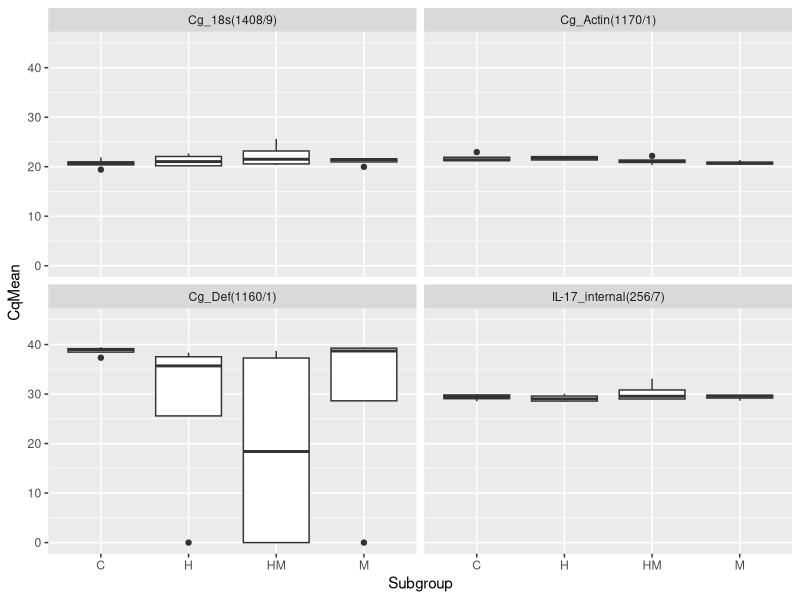
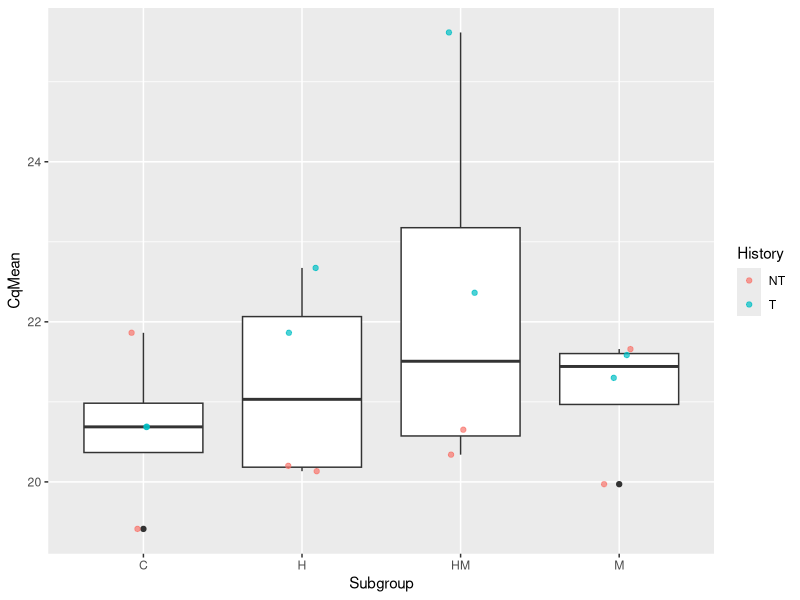
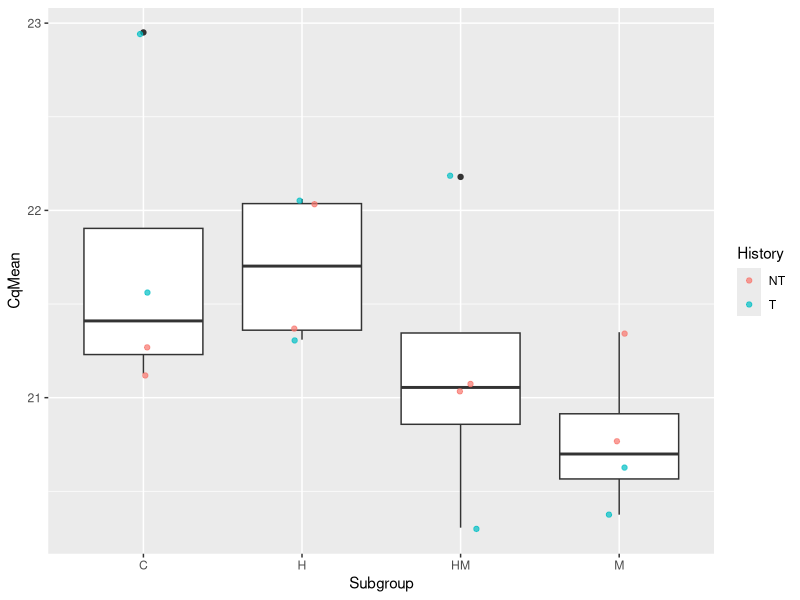
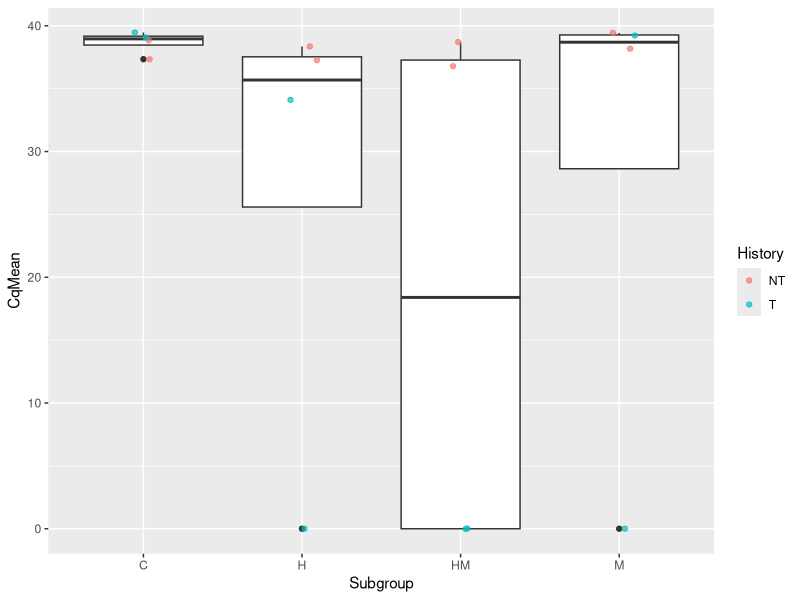
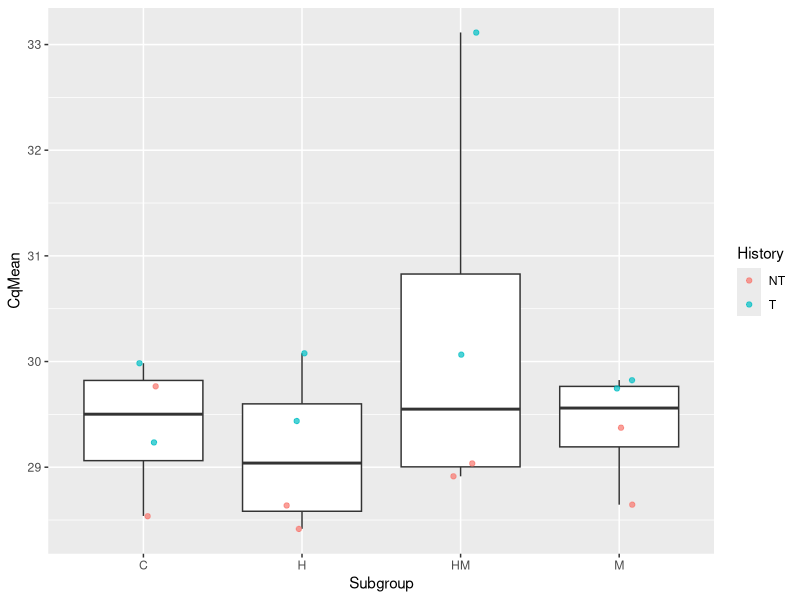

Reproduce these figures in R, in order.
## ---- chunk 1
library(tidyverse)

qpcrm <- read.csv("../data/qPCR-data-7-24-1.csv", header = TRUE)

## ---- chunk 2
ggplot(data = qpcrm, mapping = aes(x = Subgroup, y = CqMean)) +   geom_boxplot() +
  facet_wrap('Target') +
  coord_cartesian(ylim = c(0, 45))

## ---- chunk 3
qpcrm %>%
  filter(Target == "Cg_18s(1408/9)") %>%
ggplot(mapping = aes(x = Subgroup, y = CqMean)) + 
  geom_boxplot()  +
  geom_jitter(aes(color = History), width = 0.1, alpha = 0.7)
## ---- chunk 4
qpcrm %>%
  filter(Target == "Cg_Actin(1170/1)") %>%
ggplot(mapping = aes(x = Subgroup, y = CqMean)) + 
  geom_boxplot()  +
  geom_jitter(aes(color = History), width = 0.1, alpha = 0.7)
## ---- chunk 5
qpcrm %>%
  filter(Target == "Cg_Def(1160/1)") %>%
ggplot(mapping = aes(x = Subgroup, y = CqMean)) + 
  geom_boxplot()  +
  geom_jitter(aes(color = History), width = 0.1, alpha = 0.7)
## ---- chunk 6
qpcrm %>%
  filter(Target == "IL-17_internal(256/7)") %>%
ggplot(mapping = aes(x = Subgroup, y = CqMean)) + 
  geom_boxplot()  +
  geom_jitter(aes(color = History), width = 0.1, alpha = 0.7)
